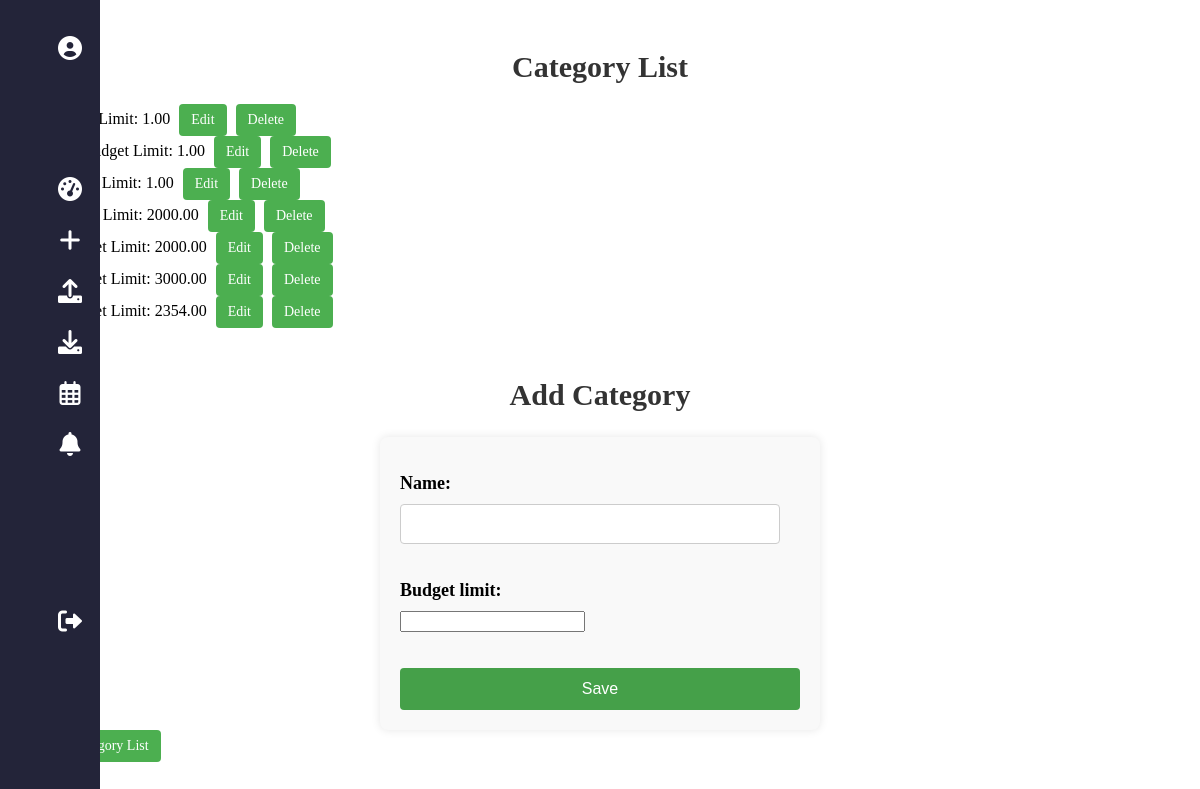
The page /categories/ (signed in) on the database as committed earlier.
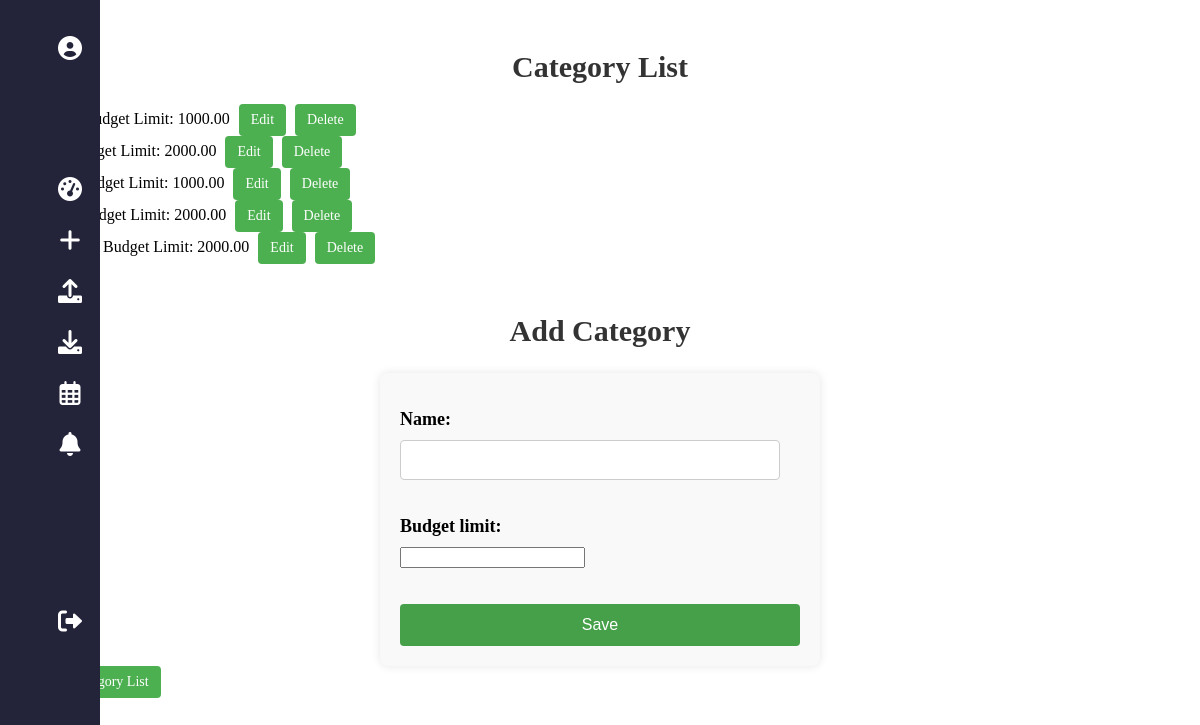
The same page on the database as committed later.
### Finso_app/models.py (models this page shows, shortened)
class Category(models.Model):
    user = models.ForeignKey(User, on_delete=models.CASCADE)
    name = models.CharField(max_length=255)
    budget_limit = models.DecimalField(max_digits=10, decimal_places=2, default=True, null=False )

### Finso_app/views.py (the view)
# urls.py: path('categories/', views.category_list, name='category_list'),
@login_required
def category_list(request):
    categories = Category.objects.filter(user=request.user)
    if request.method == 'POST':
        form = CategoryForm(request.POST)
        if form.is_valid():
            category = form.save(commit=False)
            category.user = request.user
            category.save()
            return redirect('category_list')
    else:
        form = CategoryForm()
    return render(request, 'category_list.html', {'categories': categories, 'form': form})

### Finso_app/forms.py
class CategoryForm(forms.ModelForm):
    class Meta:
        model = Category
        fields = ['name', 'budget_limit']

### Finso_app/templates/category_list.html (shortened to what this page needs)
{% extends 'base.html' %}
{% block content %}
    <h1 class="category-title">Category List</h1>
    <ul class="category-list">
        {% for category in categories %}
            <li>
                {{ category.name }} - Budget Limit: {{ category.budget_limit }}
                <a href="{% url 'edit_category' category_id=category.id %}" class="category-button">Edit</a>
                <a href="{% url 'delete_category' category_id=category.id %}" class="category-button">Delete</a>
            </li>
        {% endfor %}
    </ul>
    <h2 class="category-title">Add Category</h2>
    <form method="post" action="{% url 'add_category' %}" class="category-form">
        {{ form.as_p }}
        <button type="submit">Save</button>
    </form>
    <a href="{% url 'category_list' %}" class="category-button">Refresh Category List</a>
{% endblock %}

### Finso_app/templates/base.html (shortened to what this page needs)
<!DOCTYPE html>
<html lang="en">
<head>
    {% load static %}
    <link rel="stylesheet" href="{% static 'base.css' %}">
</head>
<body>
    <nav class="vertical-navbar">
        <ul class="navv">
                       {% if user.is_authenticated %}
                  <li class="profile"><a href="{% url 'profile' %}"><i class="fas fa-user-circle"></i><span class="tooltip">Profile</span></a></li>
                  <br><br><br><br><br><li><a href="{% url 'expense_statistics' %}"><i class="fas fa-tachometer-alt"></i><span class="tooltip">Dashboard</span></a></li>
                  <li><a href="{% url 'addall' %}"><i class="fas fa-plus"></i><span class="tooltip">Add</span></a></li>
                  <li><a href="{% url 'billamount' %}"><i class="fas fa-upload"></i><span class="tooltip">Upload Bills</span></a></li>
                  <li><a href="{% url 'download_expenses' %}"><i class="fas fa-download"></i><span class="tooltip">Download Expense Report</span></a></li>
                  <li><a href="{% url 'add_recurring_expense' %}"><i class="far fa-calendar-alt"></i><span class="tooltip">Calendar</span></a></li>
                  <li><a href="{% url 'notifications' %}"><i class="fas fa-bell"></i><span class="tooltip">Notifications</span></a></li>
                    <br><br><br><br><br><br><br>
                  <li><a href="{% url 'logout' %}"><i class="fas fa-sign-out-alt"></i><span class="tooltip">Logout</span></a></li>
                  {% else %}
                  <li><a href="{% url 'login' %}">Login</a></li>
                  <li><a href="{% url 'register' %}">Register</a></li>
            {% endif %}
          </ul>
        </nav>
    <div class="content">
        {% block content %}{% endblock %}
    </div>
</body>
</html>

### Finso_app/static/base.css (style rules this page uses)
.vertical-navbar { background:rgba(35, 36, 57, 1); width: 100px; height: 100%; position: fixed; left: 0; top: 0; }
.vertical-navbar ul { list-style-type: none; margin-top: 10rem; padding-top: 10rem; margin: 20px 0; }
.vertical-navbar li { padding: 10px; padding-top: 1rem; position: relative; }
.vertical-navbar li a { color: #fff; text-decoration: none; display: block; text-align: center; position: relative; }
.vertical-navbar li a i { font-size: 24px; }
.profile { margin-top: -10rem; }

### Finso_app/templates/category_list.html (style rules this page uses)
.category-title { text-align: center; margin-top: 50px; color: #333; font-size: 30px; }
.category-list { list-style-type: none; padding: 0; margin-top: 20px; }
.category-button { display: inline-block; padding: 8px 12px; background-color: #4caf50; color: #fff; border: none; border-radius: 4px; cursor: pointer; font-size: 14px; text-decoration: none; transition: background-color 0.3s ease; margin-left: 5px; }
.category-form { max-width: 400px; margin: 0 auto; background-color: #f9f9f9; padding: 20px; border-radius: 8px; box-shadow: 0 0 10px rgba(0, 0, 0, 0.1); margin-top: 20px; }
.category-form label { display: block; font-weight: bold; margin-bottom: 10px; font-size: 18px; }
.category-form input[type="text"] { width: calc(100% - 20px); padding: 10px; border: 1px solid #ccc; border-radius: 4px; box-sizing: border-box; margin-bottom: 20px; transition: border-color 0.3s ease; font-size: 16px; }
.category-form button[type="submit"] { background-color: #45a049; color: #fff; padding: 12px 24px; border: none; border-radius: 4px; cursor: pointer; font-size: 16px; transition: background-color 0.3s ease; width: 100%; margin-top: 20px; }

Rows that differ between the two databases and show on the page:
removed Category: budget_limit "1.00"
removed Category: budget_limit "1.00"
removed Category: budget_limit "1.00"
removed Category: budget_limit "3000.00"
removed Category: budget_limit "2354.00"
added Category: budget_limit "1000.00"
added Category: budget_limit "1000.00"
added Category: budget_limit "2000.00"
